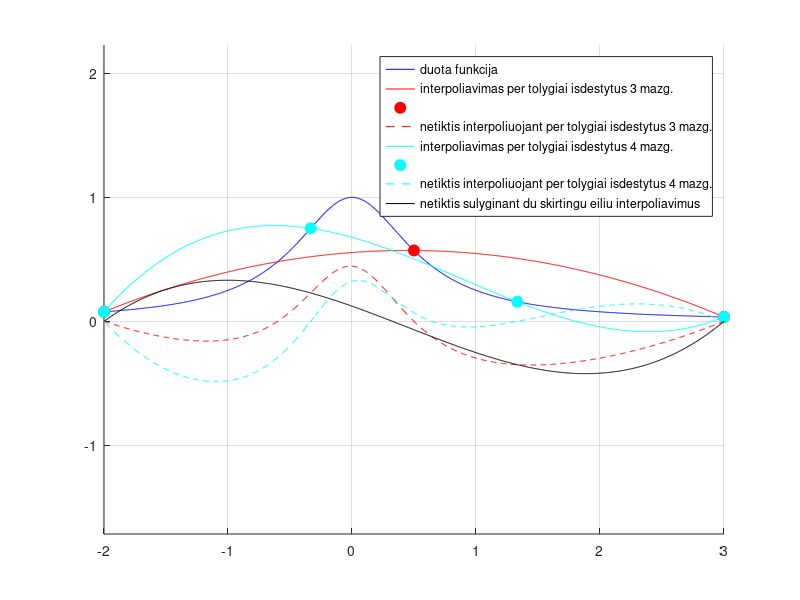

The MATLAB script that drew this image:
% Lagranzo_interpoliavimas_1D_pagal_duota_funkcija
% Programa demonstruoja, kaip skiriasi interpoliavimo kokybe, 
% kai interpoliavimui parenkame N ir N+1 tolygiai paskirstytu tasku 

function pagrindine
clc,close all

xmin=-2;xmax=3;  % duotas funkcijos apibrezimo intervalas 
N=3;   % interpoliavimo tasku skaicius
N1=N+1;
X=[xmin:(xmax-xmin)/(N-1):xmax];  % tolygiai paskirstytu interpoliavimo tasku abscises
X1=[xmin:(xmax-xmin)/(N1-1):xmax];  % tolygiai paskirstytu interpoliavimo tasku abscises

leg={'duota funkcija',...
    sprintf('interpoliavimas per tolygiai isdestytus %d mazg.',N),...
    '',...
    sprintf('netiktis interpoliuojant per tolygiai isdestytus %d mazg.',N),...
    sprintf('interpoliavimas per tolygiai isdestytus %d mazg. ',N1),...
    '',...
    sprintf('netiktis interpoliuojant per tolygiai isdestytus %d mazg.',N1),...
    'netiktis sulyginant du skirtingu eiliu interpoliavimus'}

Y=funkcija(X);     %  tolygiai paskirstytu interpoliavimo tasku ordinates
Y1=funkcija(X1);   %  
x=min(X):(max(X)-min(X))/1000:max(X);   %x reiksmes vaizdavimui

figure(1), hold on, grid on,axis equal 
plot(x,funkcija(x),'b-')   % pavaizduojama duotoji funkcija (t.y. pagal kuria interpoliuojama) 
hg=legend(leg{1});pause

F=0;F1=0;
for j=1:N
    L=Lagranzo_daugianaris(X,j,x);  % Lagranzo daugianariai pagal tolygiai paskirstytas abscises
    F=F+L*Y(j);                     % kaupiamos sumos interpoliuojanciu funkciju vaizdavimui
end
for j=1:N1
    L1=Lagranzo_daugianaris(X1,j,x);  % Lagranzo daugianariaipagal tolygiai paskirstytas abscises
    F1=F1+L1*Y1(j);                     % kaupiamos sumos interpoliuojanciu funkciju vaizdavimui
end

plot(x,F,'r-'),plot(X,Y,'ro','MarkerFaceColor','r','MarkerSize',8)      % vaizduojama funkcija, interpoliuojanti tolygiai paskirstytuose N taskuose 
plot(x,funkcija(x)-F,'r--'),       % braizoma liekana  
hg=legend(leg{1:4});pause

plot(x,F1,'c-'),plot(X1,Y1,'co','MarkerFaceColor','c','MarkerSize',8)   % vaizduojama funkcija, interpoliuojanti tolygiai paskirstytuose N+1 taskuose
plot(x,funkcija(x)-F1,'c--')       % vaizduojama liekana  
hg=legend(leg{1:7});pause

plot(x,F1-F,'k-')                   % liekanos ivertis pagal dvi skirtingas interpoliacijas 
hg=legend(leg);
return
end

function L=Lagranzo_daugianaris(X,j,x)
% X - interpoliavimo tasku abscises
% n - interpoliavimo tasku skaicius (daug.laipsnis yra n-1)
% x - abscises, kuriose apskaiciuojama daugianario reiksme
    n=length(X);
    L=1;
    for k=1:n, if k ~= j, L=L.*(x-X(k))/(X(j)-X(k)); end, end
        % polinomo reiksmes apskaiciuojamos kiekviename braizymo taske,
        % pagal masyvo x koordinates:
return
end


function fnk=funkcija(x)
% apskaiciuoja interpoliuojamos funkcijos reiksmes taskuose x

% fnk=sin(5*x)+x.^2/10;
% fnk=exp(-10*x.^2);
fnk=1./(1+3*x.^2);
return
end